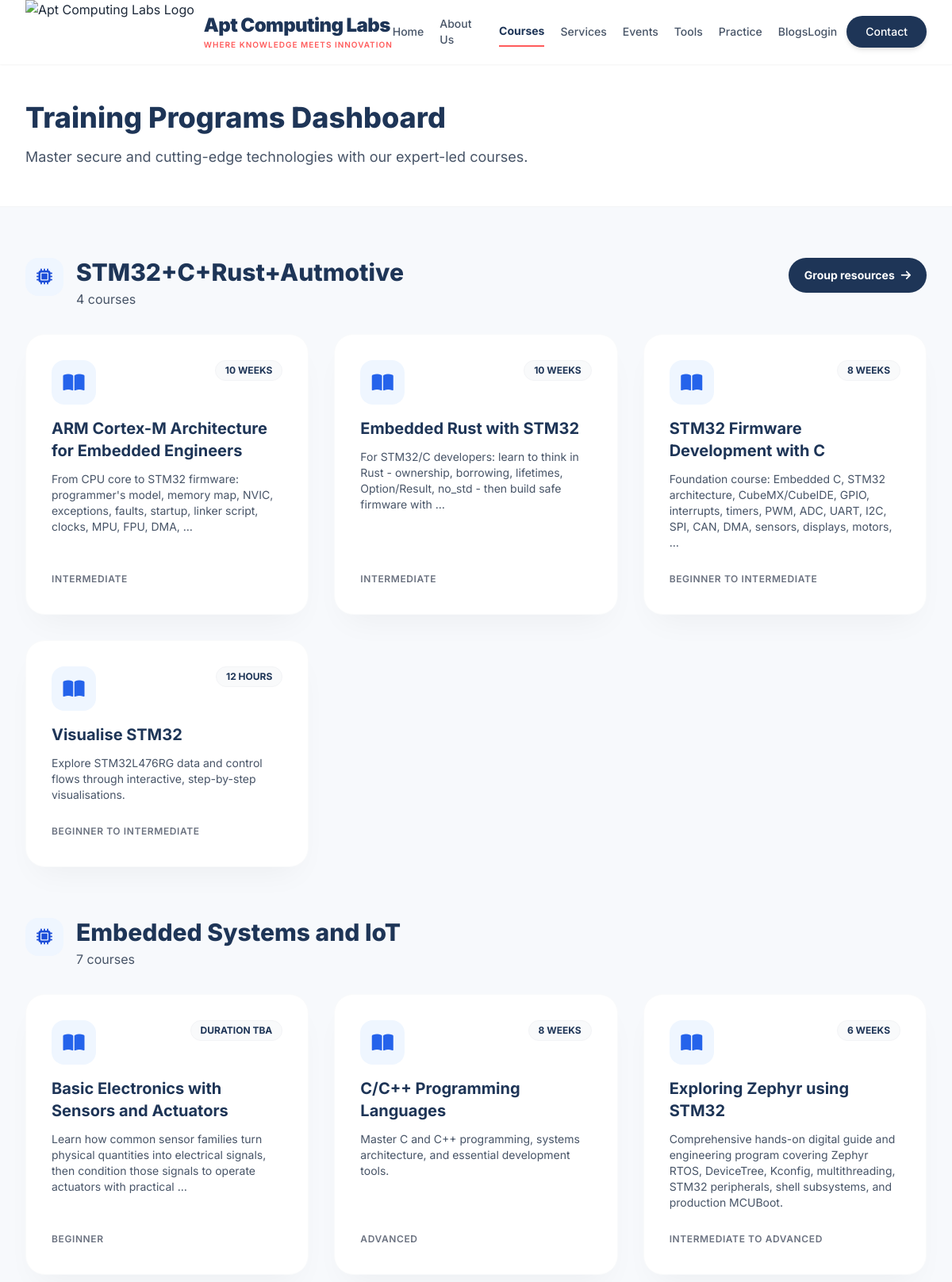
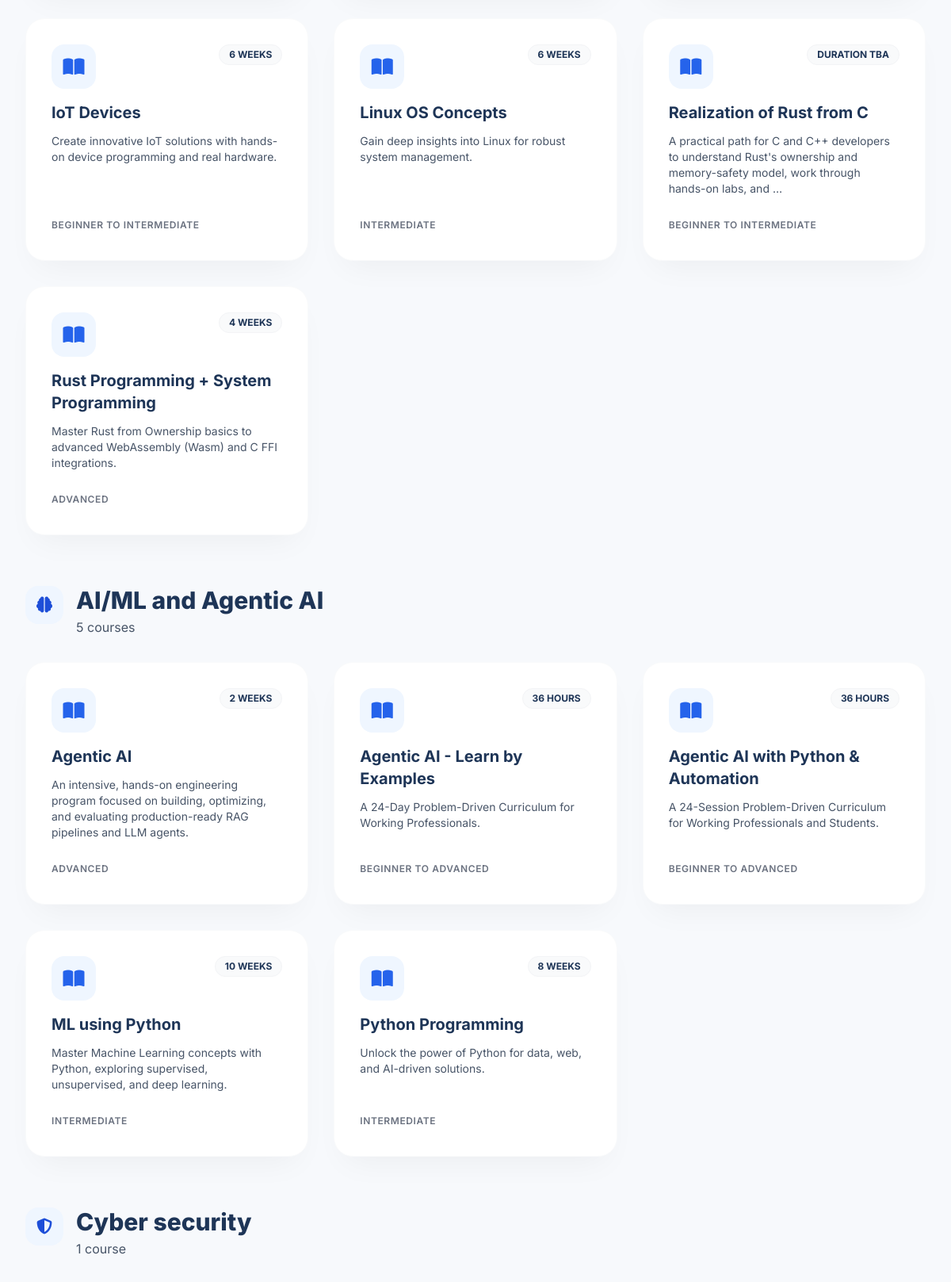
Page /courses/ (upper part) on the committed database (2 pictures, top to bottom).
### courses/models.py (models this page shows, shortened)
class Course(models.Model):
    title = models.CharField(max_length=200)
    slug = models.SlugField(max_length=200, unique=True)
    short_description = models.CharField(max_length=500, blank=True)
    description = models.TextField(blank=True)
    duration_weeks = models.PositiveIntegerField(default=0)
    duration_hours = models.PositiveIntegerField(default=0)
    skill_level = models.CharField(max_length=50, blank=True)
    technologies = models.CharField(max_length=200, blank=True, help_text="Comma separated list, e.g., 'Rust, Linux'")
    image = models.URLField(blank=True, null=True)
    fee = models.CharField(max_length=100, blank=True, help_text="e.g., '7000/- + GST'")
    timing = models.CharField(max_length=200, blank=True, help_text="e.g., 'Weekend course, 4:00pm to 5:00pm'")
    start_date = models.CharField(max_length=100, blank=True, help_text="e.g., '12th Sep 2026'")
    trainers = models.CharField(max_length=200, blank=True, help_text="e.g., 'Kamal Kumar Mukiri'")
    recordings_info = models.CharField(max_length=300, blank=True)
    materials_info = models.CharField(max_length=300, blank=True)
    prerequisites = models.CharField(max_length=300, blank=True)
    training_mode = models.CharField(max_length=100, blank=True, help_text="e.g., 'Online'")

### courses/views.py (the view)
# urls.py: path('', views.CourseListView.as_view(), name='list'),
class CourseListView(ListView):
    model = Course
    template_name = 'courses/list.html'
    context_object_name = 'courses'
    def get_queryset(self):
        qs = list(super().get_queryset().order_by('title'))
        seen = set()
        unique = []
        for c in qs:
            key = (c.title or '').strip().lower()
            if key and key not in seen:
                seen.add(key)
                unique.append(c)
        return unique
    def get_context_data(self, **kwargs):
        context = super().get_context_data(**kwargs)
        grouped_courses = [
            {
                'title': group['title'],
                'icon': group['icon'],
                'url_name': group.get('url_name'),
                'courses': [],
            }
            for group in COURSE_GROUPS
        ]
        groups_by_slug = {
            slug: group
            for definition, group in zip(COURSE_GROUPS, grouped_courses)
            for slug in definition['slugs']
        }
        other_courses = {
            'title': 'Other Courses',
            'icon': 'fa-book-open',
            'courses': [],
        }
        for course in context['courses']:
            group = groups_by_slug.get(course.slug, other_courses)
            group['courses'].append(course)
        context['course_groups'] = [
            group for group in grouped_courses if group['courses']
        ]
        if other_courses['courses']:
            context['course_groups'].append(other_courses)
        return context

### templates/courses/list.html (shortened to what this page needs)
{% extends 'tailwind_base.html' %}
{% load static %}
{% block content %}
    <div class="pt-32 pb-12 bg-white border-b border-gray-100">
        <div class="max-w-7xl mx-auto px-4 sm:px-6 lg:px-8">
            <h1 class="text-4xl font-extrabold text-brand-navy mb-4">Training Programs Dashboard</h1>
            <p class="text-lg text-brand-textSecondary">Master secure and cutting-edge technologies with our expert-led courses.</p>
        </div>
    </div>
    <div class="py-16 max-w-7xl mx-auto px-4 sm:px-6 lg:px-8 min-h-screen space-y-16">
        {% for group in course_groups %}
        <section aria-labelledby="course-group-{{ forloop.counter }}">
            <div class="flex items-start gap-4 mb-8">
                <div class="w-12 h-12 shrink-0 rounded-2xl bg-blue-50 text-blue-700 flex items-center justify-center">
                    <i class="fas {{ group.icon }} text-xl" aria-hidden="true"></i>
                </div>
                <div>
                    <h2 id="course-group-{{ forloop.counter }}" class="text-2xl md:text-3xl font-extrabold text-brand-navy">
                        {{ group.title }}
                    </h2>
                    <p class="text-brand-textSecondary mt-1">
                        {{ group.courses|length }} course{{ group.courses|length|pluralize }}
                    </p>
                </div>
                {% if group.url_name %}
                <a href="{% url group.url_name %}" class="ml-auto inline-flex items-center gap-2 rounded-full bg-brand-navy px-5 py-3 text-sm font-bold text-white hover:bg-brand-coral transition-colors">
                    Group resources <i class="fas fa-arrow-right" aria-hidden="true"></i>
                </a>
                {% endif %}
            </div>
            <div class="grid grid-cols-1 md:grid-cols-2 lg:grid-cols-3 gap-8">
                {% for course in group.courses %}
                <a href="{% url 'courses:detail' course.slug %}" class="block group">
                    <div class="bg-white rounded-3xl p-8 shadow-premium hover:shadow-premium-hover transition-all duration-300 transform hover:-translate-y-2 border border-gray-50 h-full flex flex-col">
                        <div class="flex justify-between items-start mb-4">
                            <div class="w-14 h-14 bg-blue-50 rounded-2xl flex items-center justify-center group-hover:bg-brand-navy transition-colors duration-300">
                                <i class="fas fa-book-open text-2xl text-blue-600 group-hover:text-white transition-colors duration-300" aria-hidden="true"></i>
                            </div>
                            <span class="inline-block px-3 py-1 bg-gray-50 rounded-full text-xs font-bold text-brand-navy border border-gray-100">
                                {% if course.duration_weeks %}{{ course.duration_weeks }} WEEKS{% elif course.duration_hours %}{{ course.duration_hours }} HOURS{% else %}DURATION TBA{% endif %}
                            </span>
                        </div>
                        <h3 class="text-xl font-bold text-brand-navy mb-3 group-hover:text-brand-coral transition-colors">{{ course.title }}</h3>
                        <p class="text-sm text-brand-textSecondary mb-6 flex-grow">
                            {{ course.short_description|default:course.description|truncatewords:20 }}
                        </p>
                        <div class="flex items-center justify-between mt-auto">
                            <div class="flex flex-wrap gap-2">
                                {% if course.skill_level %}
                                <span class="text-xs text-gray-500 uppercase tracking-wider font-semibold">{{ course.skill_level }}</span>
                                {% endif %}
                            </div>
                        </div>
                    </div>
                </a>
                {% endfor %}
            </div>
        </section>
        {% empty %}
        <div class="text-center py-20">
            <i class="fas fa-folder-open text-6xl text-gray-200 mb-4" aria-hidden="true"></i>
            <h3 class="text-2xl font-bold text-brand-navy">No courses available yet</h3>
            <p class="text-brand-textSecondary mt-2">Check back later for exciting new programs.</p>
        </div>
        {% endfor %}
    </div>
{% endblock %}

### rows in the picture
Course: duration_weeks "10", title "ARM Cortex-M Architecture for Embedded Engineers", short_description "From CPU core to STM32 firmware: programmer's model, memory map, NVIC, exceptions, faults, startup, linker script, clocks, MPU, FPU, DMA, …", skill_level "INTERMEDIATE"
Course: duration_weeks "10", title "Embedded Rust with STM32", short_description "For STM32/C developers: learn to think in Rust - ownership, borrowing, lifetimes, Option/Result, no_std - then build safe firmware with …", skill_level "INTERMEDIATE"
Course: duration_weeks "8", title "STM32 Firmware Development with C", short_description "Foundation course: Embedded C, STM32 architecture, CubeMX/CubeIDE, GPIO, interrupts, timers, PWM, ADC, UART, I2C, SPI, CAN, DMA, sensors, displays, motors, …", skill_level "BEGINNER TO INTERMEDIATE"
Course: duration_hours "12", title "Visualise STM32", short_description "Explore STM32L476RG data and control flows through interactive, step-by-step visualisations.", skill_level "BEGINNER TO INTERMEDIATE"
Course: duration_weeks "DURATION TBA", title "Basic Electronics with Sensors and Actuators", short_description "Learn how common sensor families turn physical quantities into electrical signals, then condition those signals to operate actuators with practical …", skill_level "BEGINNER"
Course: duration_weeks "8", title "C/C++ Programming Languages", short_description "Master C and C++ programming, systems architecture, and essential development tools.", skill_level "ADVANCED"
Course: duration_weeks "6", title "Exploring Zephyr using STM32", short_description "Comprehensive hands-on digital guide and engineering program covering Zephyr RTOS, DeviceTree, Kconfig, multithreading, STM32 peripherals, shell subsystems, and production MCUBoot.", skill_level "INTERMEDIATE TO ADVANCED"
Course: duration_weeks "6", title "IoT Devices", short_description "Create innovative IoT solutions with hands-on device programming and real hardware.", skill_level "BEGINNER TO INTERMEDIATE"
Course: duration_weeks "6", title "Linux OS Concepts", short_description "Gain deep insights into Linux for robust system management.", skill_level "INTERMEDIATE"
Course: duration_weeks "DURATION TBA", title "Realization of Rust from C", short_description "A practical path for C and C++ developers to understand Rust's ownership and memory-safety model, work through hands-on labs, and …", skill_level "BEGINNER TO INTERMEDIATE"
Course: duration_weeks "4", title "Rust Programming + System Programming", short_description "Master Rust from Ownership basics to advanced WebAssembly (Wasm) and C FFI integrations.", skill_level "ADVANCED"
Course: duration_weeks "2", title "Agentic AI", short_description "An intensive, hands-on engineering program focused on building, optimizing, and evaluating production-ready RAG pipelines and LLM agents.", skill_level "ADVANCED"
Course: duration_hours "36", title "Agentic AI - Learn by Examples", short_description "A 24-Day Problem-Driven Curriculum for Working Professionals.", skill_level "BEGINNER TO ADVANCED"
Course: duration_hours "36", title "Agentic AI with Python & Automation", short_description "A 24-Session Problem-Driven Curriculum for Working Professionals and Students.", skill_level "BEGINNER TO ADVANCED"
Course: duration_weeks "10", title "ML using Python", short_description "Master Machine Learning concepts with Python, exploring supervised, unsupervised, and deep learning.", skill_level "INTERMEDIATE"
Course: duration_weeks "8", title "Python Programming", short_description "Unlock the power of Python for data, web, and AI-driven solutions.", skill_level "INTERMEDIATE"

### other values in the picture
{{ group.title }} "STM32+C+Rust+Autmotive" "Embedded Systems and IoT" "AI/ML and Agentic AI" "Cyber security"
{{ group.courses|length }} "4" "7" "5" "1"
